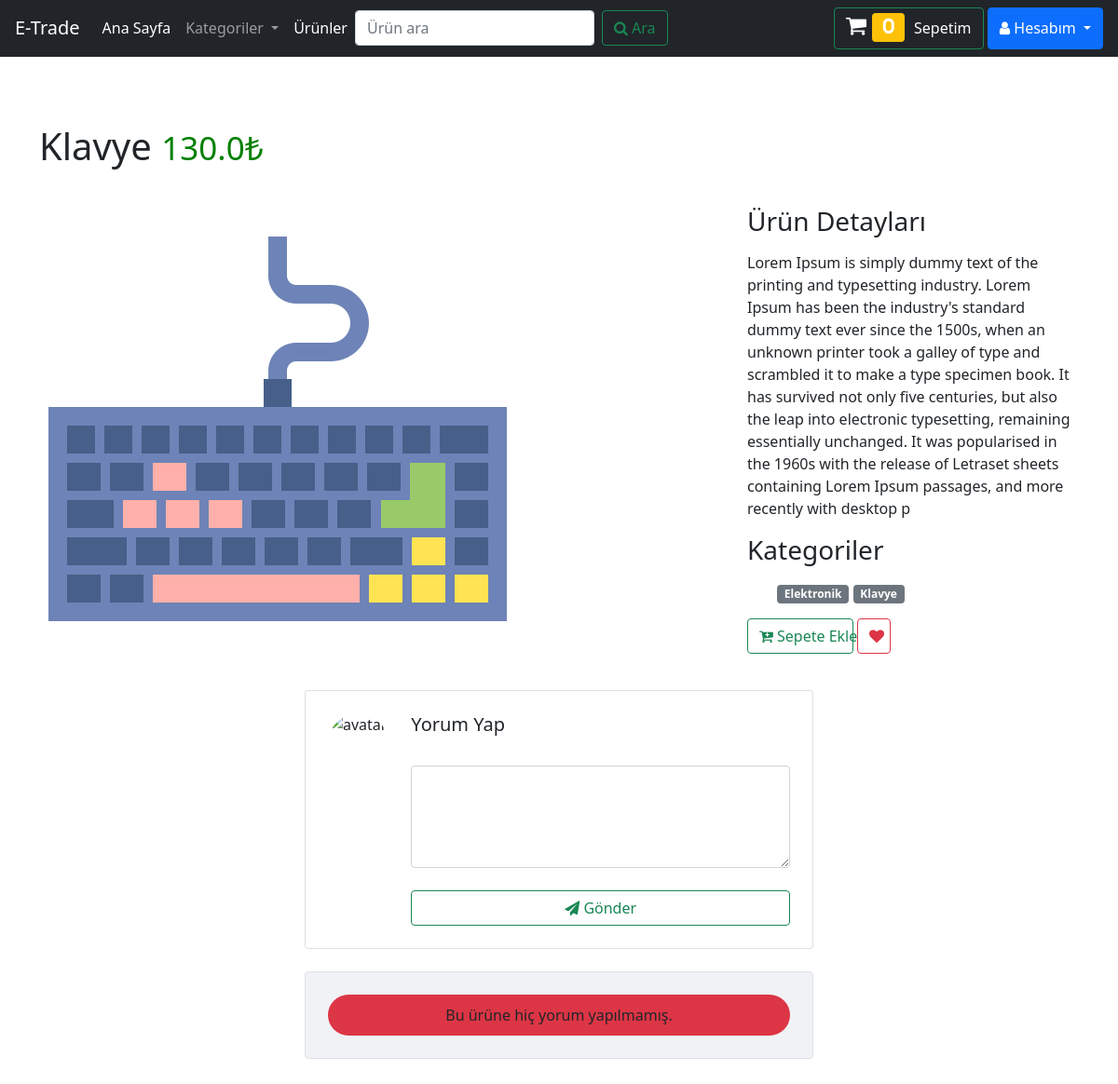
Page /products/product/klavye (signed in) on the earlier database version.
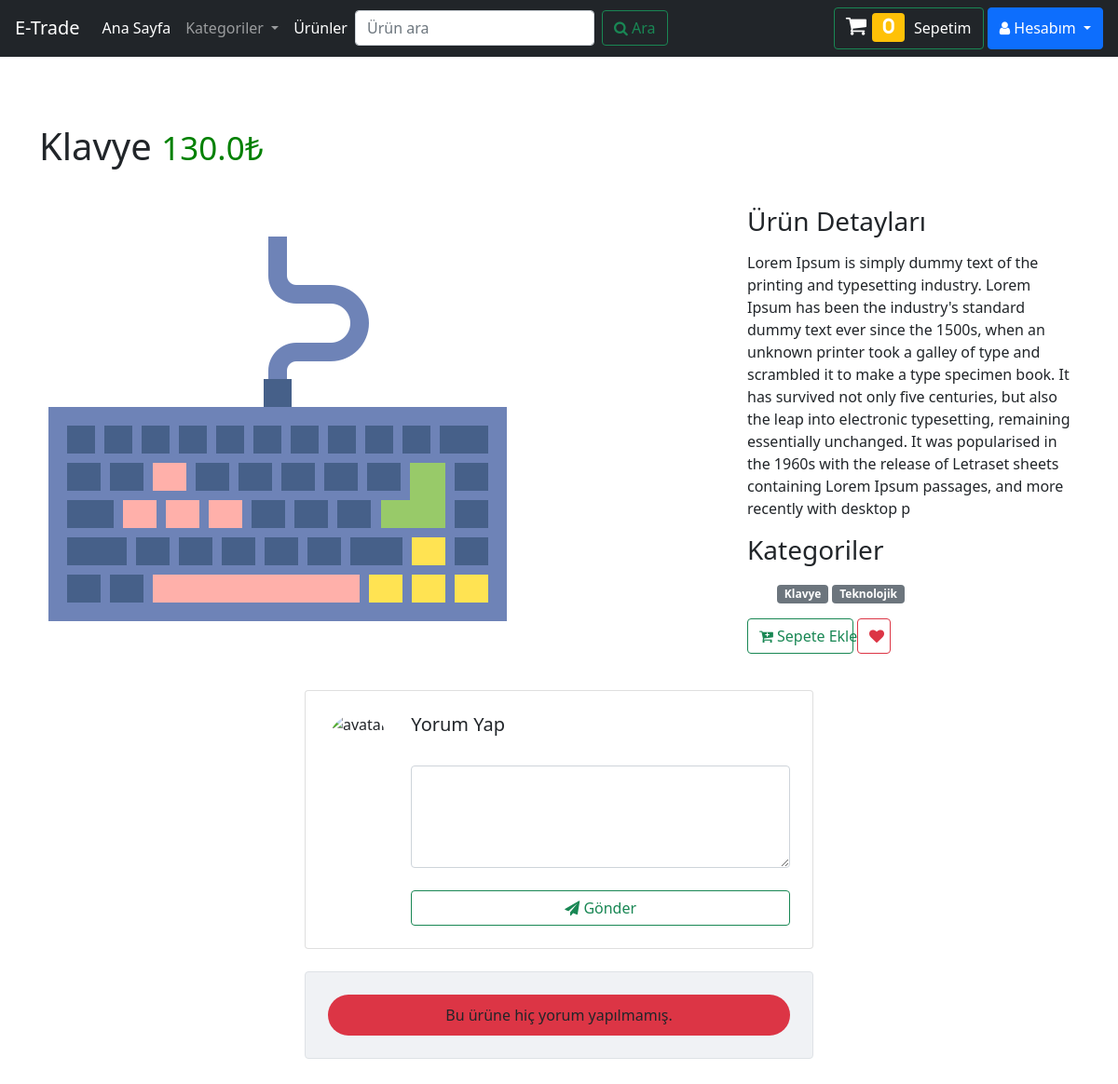
Same page on the later database version.
### PRODUCTS/models.py (models this page shows)
class ProductCategorieModel(models.Model):
    categorieTitle = models.CharField(max_length=50,verbose_name="Kategori İsmi")
    materialIcon = models.CharField(null=True,max_length=50)
    def __str__(self):
        return self.categorieTitle
    class Meta:
        db_table = 'Product_Categorie'
        verbose_name_plural="Kategoriler"

### PRODUCTS/views.py (the view, shortened to what this page needs)
# urls.py: path("product/<slug:slug>",views.v_productDetail,name="ProductDetails"),
def v_productDetail(request,slug):
    try:
        product  = ProductModel.objects.get(newSlug=slug)
    except:
        return HttpResponse("Böyle bir sayfa bulunamadı")
    try:
        comments = ProductCommentsModel.objects.filter(product=product).order_by("-createdDate")
    except:
        comments=None
    commentForm=CommentForm(request.POST or None)
    print(product.productCategorie.all())
    return render(request,"productDetails.html",{"product":product,"comments":comments})

### PRODUCTS/templatetags/extras.py (called while the page is built)
@register.simple_tag
def f_cat_list():
    categories=ProductCategorieModel.objects.all()
    return categories

@register.simple_tag
def f_countOfBasket(request):
    total=CartModel.objects.filter(customer_id=request.user.id).count()
    return total

### USERAPP/models.py (called while the page is built)
    def __str__(self):
        return self.username

### templates/productDetails.html (shortened to what the changed rows need)
{% extends 'includes/base.html' %}
{% load extras %}
{% block BODY %}
<div class="container my-0 py-5 text-dark">
   <div class="row d-flex justify-content-center">
      <div class="container">
         <h1 class="my-4">{{ product.productTitle }}
            <small style="color: green">{{ product.productPrice }}₺</small>
         </h1>
         <div class="row">
            <div class="col-md-4">
               <ul>
                {% for categorie in  product.productCategorie.all %}
                 <span class="badge badge-secondary">{{ categorie }}</span>
             {% endfor %}
               </ul>
            </div>
         </div>
         <br>
      </div>
   </div>
   <br>
</div>
{% endblock BODY %}

Differences in the rows shown:
removed ProductCategorieModel: categorieTitle "Elektronik"
now on this page (row edited): ProductCategorieModel: categorieTitle "Teknolojik"
